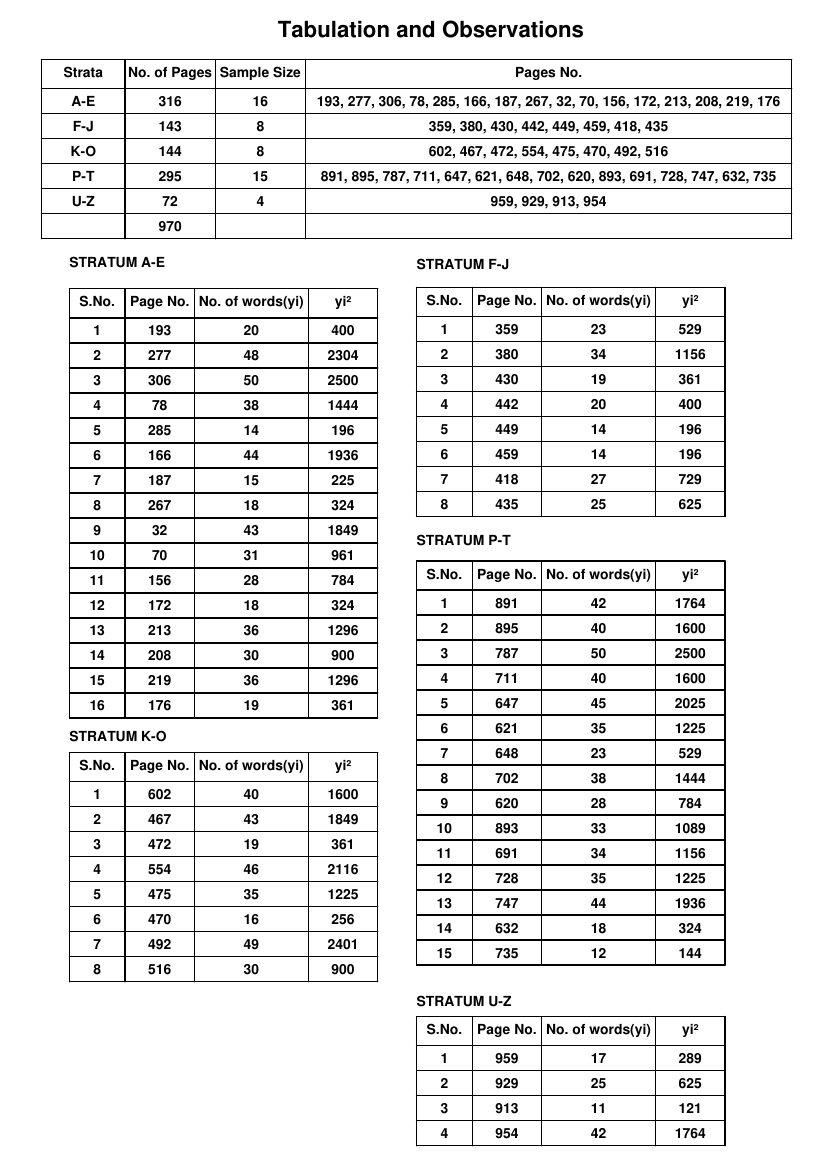

This figure's Python source:
import random
from reportlab.lib.pagesizes import A4
from reportlab.pdfgen import canvas
from reportlab.lib import colors
from reportlab.platypus import Table, TableStyle

def draw_table(pdf, data, x, y, col_widths):
    """Helper function to draw a table on the PDF canvas."""
    table = Table(data, colWidths=col_widths)
    table.setStyle(TableStyle([
        ('BACKGROUND', (0, 0), (-1, 0), colors.white),
        ('TEXTCOLOR', (0, 0), (-1, 0), colors.black),
        ('ALIGN', (0, 0), (-1, -1), 'CENTER'),
        ('FONTNAME', (0, 0), (-1, 0), 'Helvetica-Bold'),
        ('FONTSIZE', (0, 0), (-1, -1), 8),
        ('BOTTOMPADDING', (0, 0), (-1, 0), 6),
        ('BACKGROUND', (0, 1), (-1, -1), colors.white),
        ('GRID', (0, 0), (-1, -1), 1, colors.black),
    ]))
    table.wrapOn(pdf, 500, 600)
    table.drawOn(pdf, x, y)



def create_pdf(filename):
    pdf = canvas.Canvas(filename, pagesize=A4)
    pdf.setTitle("Strata Tables")

    # Title
    pdf.setFont("Helvetica-Bold", 10)
    pdf.drawString(200, 815, "Tabulation and Observations")

    # Generate random page numbers for each stratum
    strata_pages = {
        "A-E": [random.randint(1, 316) for _ in range(16)],
        "F-J": [random.randint(317, 459) for _ in range(8)],
        "K-O": [random.randint(460, 603) for _ in range(8)],
        "P-T": [random.randint(604, 898) for _ in range(15)],
        "U-Z": [random.randint(899, 970) for _ in range(4)],
    }

    # Main Strata Table
    strata_data = [
        ["Strata", "No. of Pages", "Sample Size", "Pages No."],
        ["A-E", "316", "16", ", ".join(map(str, strata_pages["A-E"]))],
        ["F-J", "143", "8", ", ".join(map(str, strata_pages["F-J"]))],
        ["K-O", "144", "8", ", ".join(map(str, strata_pages["K-O"]))],
        ["P-T", "295", "15", ", ".join(map(str, strata_pages["P-T"]))],
        ["U-Z", "72", "4", ", ".join(map(str, strata_pages["U-Z"]))],
        ["", "970", "", ""],
    ]
    draw_table(pdf, strata_data, x=30, y=670, col_widths=[60, 65, 65, 350])

    # Individual Tables Data
    tables_data = [
        ("STRATUM A-E", [["S.No.", "Page No.", "No. of words(yi)", "yi²"]] +
         [[str(i + 1), str(page), str(words := random.randint(10, 50)), str(words**2)]
          for i, page in enumerate(strata_pages["A-E"])]),
        ("STRATUM F-J", [["S.No.", "Page No.", "No. of words(yi)", "yi²"]] +
         [[str(i + 1), str(page), str(words := random.randint(10, 50)), str(words**2)]
          for i, page in enumerate(strata_pages["F-J"])]),
        ("STRATUM K-O", [["S.No.", "Page No.", "No. of words(yi)", "yi²"]] +
         [[str(i + 1), str(page), str(words := random.randint(10, 50)), str(words**2)]
          for i, page in enumerate(strata_pages["K-O"])]),
        ("STRATUM P-T", [["S.No.", "Page No.", "No. of words(yi)", "yi²"]] +
         [[str(i + 1), str(page), str(words := random.randint(10, 50)), str(words**2)]
          for i, page in enumerate(strata_pages["P-T"])]),
        ("STRATUM U-Z", [["S.No.", "Page No.", "No. of words(yi)", "yi²"]] +
         [[str(i + 1), str(page), str(words := random.randint(10, 50)), str(words**2)]
          for i, page in enumerate(strata_pages["U-Z"])]),
    ]

    

    # Positioning tables in two columns
    x_left, x_right = 50, 300
    y_position = 345

    for i, (title, data) in enumerate(tables_data):
        pdf.setFont("Helvetica-Bold", 10)
        x = x_left if i % 2 == 0 else x_right
        if i % 2 == 0 and i != 0:
            y_position -= 180  # Move to next row after two tables

        if i == 1:
            y_position = y_position +145
        if i == 2:
            y_position = y_position -155
        if i == 3:
            y_position = y_position +12
        if i == 4:
            y_position = y_position + 50
            x = x_right
        
        # Calculate title position based on number of rows
        if i == 0:
            title_y = y_position +270+ (len(data)) * 2
        elif i == 1:
            title_y = y_position +140+ (len(data)) * 2
        elif i == 2:
            title_y = y_position + 135 + (len(data)) * 2
        elif i == 3:
            title_y = y_position + 250 + (len(data)) * 2
        else:
            title_y = y_position + 70 + (len(data)) * 2

        pdf.drawString(x, title_y, title)
        draw_table(pdf, data, x, y_position - 20, col_widths=[40, 50, 82, 50])

    # Save PDF
    pdf.save()

# Generate PDF
create_pdf("strata.pdf")